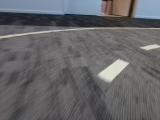
#> input picture donkeycar/tests/data/turn_right.jpg, 160 x 120 px
$ python -i camera_pilot.py   (imports and definitions only)
#> lines starting #> are read from the running program, lines starting #| are printed output that depends on the picture
import logging
from typing import List, Tuple

import cv2
from imutils import contours
from paho.mqtt.client import Client, MQTTMessage

from donkeycar.parts.mqtt import MqttController

Centroids = List[Tuple[int, int]]

logger = logging.getLogger(__name__)


class AngleProcessorMiddleLine:
    """
    Angle estimation from position of middle line dots

    Compute angle from middle line position on camera

    max turn                             max turn to
      to                                    to
    right (1)                             left (2)
    <--->            <-no turn->          <--->
             (4)         (3)        (5)
    |   :            :   ||   :           :   |
    |   :            :   ||   :           :   |
    |   :            :   ||   :           :   |
                     camera axis
    <--------------- image array ------------->
    """

    # [35 lines left out: functions __init__, run, not called in this run]

    def shutdown(self):
        pass

    # [29 lines left out: function _compute_angle_for_centroid, not called in this run]


class ConvertToGrayPart:
    """
    Convert color image to gray
    """

    # [7 lines left out: function run, not called in this run]

    def shutdown(self):
        pass


# [25 lines left out: function _on_threshold_config_message, not called in this run]


class ThresholdConfigController(MqttController):

    # [29 lines left out: functions __init__, run, not called in this run]


class ThresholdController:
    """
    Apply threshold process to gray images
    """

    # [4 lines left out: function __init__, not called in this run]

    def shutdown(self):
        pass

    def video_frame(self):
        return self._video_frame

    # [15 lines left out: functions run, _threshold, not called in this run]


class ThresholdValueEstimator:
    """
    Threshold estimation on gray image. Use near centroid to find pixel value
    """

    # [9 lines left out: function __init__, not called in this run]

    def shutdown(self):
        pass

    # [18 lines left out: function run, not called in this run]

    def video_frame(self):
        return self._video_frame

    # [8 lines left out: function draw_image_debug, not called in this run]


class ContoursDetector:
    """
    Search patterns in gray image and extract centroid coordinates matching
    """

    def __init__(self, poly_dp_min=4, arc_length_min=10, arc_length_max=100000):
        self._poly_dp_min = poly_dp_min
        self._arc_length_min = arc_length_min
        self._arc_length_max = arc_length_max

    def process_image(self, img_binarized) -> (List[List[Tuple[int, int]]], Centroids):
        (_, cntrs, _) = self._search_geometry(img_binarized)

        # Order from bottom to
        if len(cntrs) > 1:
            (cntrs, _) = contours.sort_contours(cntrs, method='bottom-to-top')

        shapes = []
        centroids = []

        for contour in cntrs:
            peri = cv2.arcLength(contour, True)
            approx = cv2.approxPolyDP(contour, 0.05 * peri, True)

            if len(approx) < self._poly_dp_min or peri < self._arc_length_min or peri > self._arc_length_max:
                continue

            shapes.append(approx)

            cx, cy = self._compute_centroid(contour)
            centroids.append((cx, cy))
        return shapes, centroids

    # [9 lines left out: function _compute_centroid, not called in this run]

    @staticmethod
    def _search_geometry(img_gray):
        return cv2.findContours(img_gray, cv2.RETR_EXTERNAL, cv2.CHAIN_APPROX_SIMPLE)


class ContourController:
    # [4 lines left out: function __init__, not called in this run]

    def shutdown(self):
        pass

    def video_frame(self):
        return self._video_frame

    # [24 lines left out: functions run, _process_contours, not called in this run]

>>> import cv2
>>> picture = cv2.imread('../tests/data/turn_right.jpg', cv2.IMREAD_GRAYSCALE)
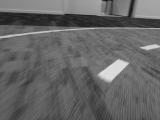
#> picture: shape (120, 160); min 14, max 229, mean 102
>>> result = ContoursDetector().process_image(picture)
#> (the run stopped early here; a loop or call above may not have finished)
